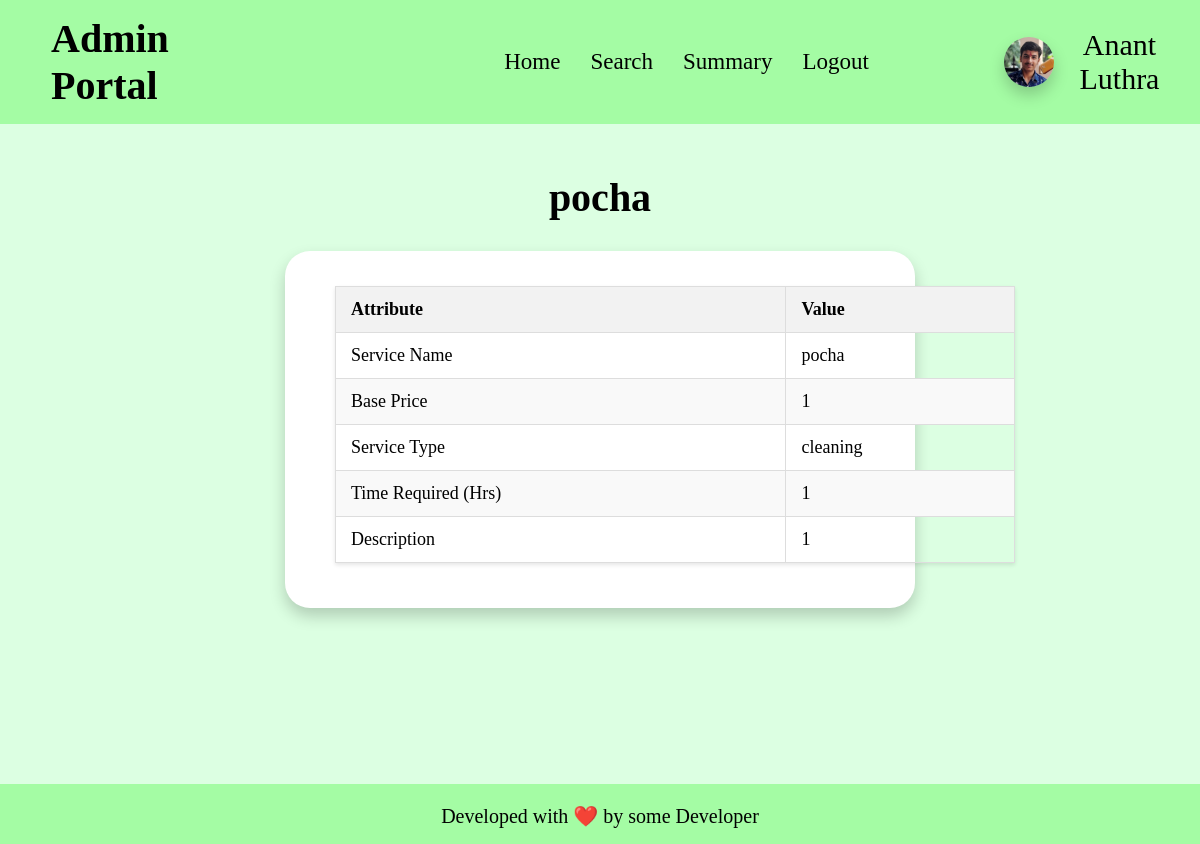
Page /view_service/1 on the earlier database version.
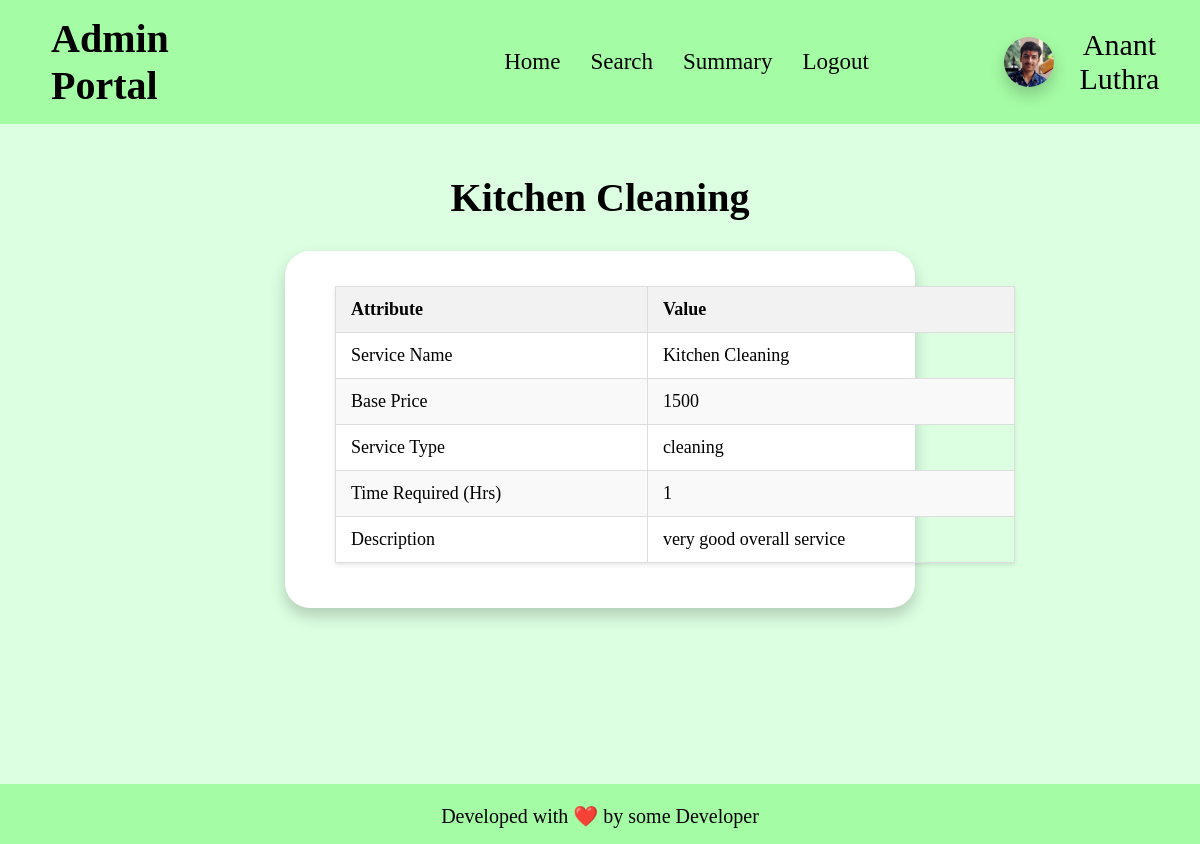
Same page on the later database version.
### app.py (models this page shows)
class service(db.Model):
    __tablename__ = "service"
    id = db.Column(db.Integer, primary_key=True, autoincrement=True)
    name = db.Column(db.String, nullable=False)
    base_price = db.Column(db.Integer, nullable=False)
    time_required = db.Column(db.Integer, nullable=False)
    description = db.Column(db.String, nullable=False)
    status = db.Column(db.Boolean, default = False)
    type = db.Column(db.String, nullable=False)
    professionals = db.relationship('professional', back_populates='service_type')
    service_requests = db.relationship('service_request', backref='service', cascade='all, delete-orphan')

### app.py (the view)
@app.route("/view_service/<int:id>")
def view_service(id):
    if request.method == "GET":
        ser = service.query.filter_by(id = id).first()
        return render_template("view_service.html", service = ser, admin_name = ADMIN_NAME)
    else:
        return "Invalid Request"

### templates/view_service.html (shortened to what this page needs)
<!DOCTYPE html>
<html lang="en">
<head>
    <link rel="stylesheet" href="/static/css/profile-block.css">
    <link rel="stylesheet" href="/static/css/basic.css">
</head>
<body>
    <header>
        <h1>Admin Portal</h1>
        <ul>
            <li><a href="/admin_home">Home</a></li>
            <li><a href="/admin_search">Search</a></li>
            <li><a href="/admin_summary">Summary</a></li>
            <li><a href="/admin_logout">Logout</a></li>
        </ul>
        <div id="user-info">
            <img id="user-pic" src="/static/anant-pic.jpg" alt="Profile Picture">
            <div>{{admin_name}}</div>
        </div>
    </header>
    <main>
        <h1 id="logheading">{{service.name}}</h1>
        <div id="main">
            <table class="styled-table">
                <thead>
                    <tr>
                        <th>Attribute</th>
                        <th>Value</th>
                    </tr>
                </thead>
                <tbody>
                    <tr>
                        <td>Service Name</td>
                        <td>{{service.name}}</td>
                    </tr>
                    <tr>
                        <td>Base Price</td>
                        <td>{{service.base_price}}</td>
                    </tr>
                    <tr>
                        <td>Service Type</td>
                        <td>{{service.type}}</td>
                    </tr>
                    <tr>
                        <td>Time Required (Hrs)</td>
                        <td>{{service.time_required}}</td>
                    </tr>
                    <tr>
                        <td>Description</td>
                        <td>{{service.description}}</td>
                    </tr>
                </tbody>
            </table>
        </div>
    </main>
    <footer>
        <p>
            Developed with ❤️ by some Developer
        </p>
    </footer>
</body>
</html>

Differences in the rows shown:
changed service "cleaning": name "pocha" → "Kitchen Cleaning"; base_price "1" → "1500"; description "1" → "very good overall service"
